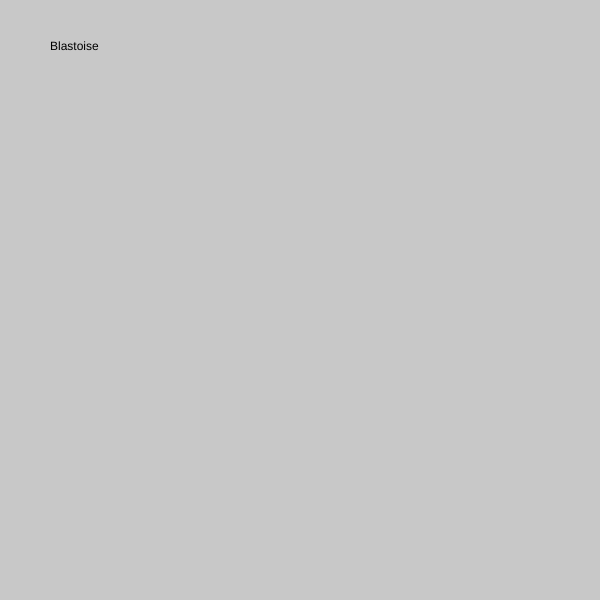
Frame 1 (no input)
Frame 60 (no input): identical to frame 1, image omitted
Frame 120 (the mouse pressed at the canvas centre since frame 60): identical to frame 1, image omitted

The p5.js sketch that drew this single still picture (run headless with seeded random() and noise() and a simulated clock; from frame 60 on, the mouse is pressed at the canvas centre):

// p5.js sketch
// ── sketch.js
let pokemon = [{
  name: "Pikachu",
  type: "Electric"
}, {
  name: "Charizard",
  type: "Fire"
}, {
  name: "Blastoise",
  type: "Water"
} ,{
  name: "Venusaur",
  type: "Grass"
}];


let randomIndex;
function setup() {
  createCanvas(600, 600);
  background(200);






randomIndex = int(random(pokemon.length));
text(pokemon[randomIndex].name,50,50 );

}

function draw() {

}
